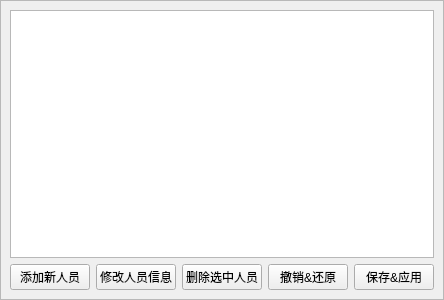
<?xml version="1.0" encoding="UTF-8"?>
<ui version="4.0">
 <class>StaffManagePart</class>
 <widget class="QWidget" name="StaffManagePart">
  <property name="geometry">
   <rect>
    <x>0</x>
    <y>0</y>
    <width>431</width>
    <height>300</height>
   </rect>
  </property>
  <property name="windowTitle">
   <string>Form</string>
  </property>
  <layout class="QVBoxLayout" name="verticalLayout">
   <property name="leftMargin">
    <number>0</number>
   </property>
   <property name="topMargin">
    <number>0</number>
   </property>
   <property name="rightMargin">
    <number>0</number>
   </property>
   <property name="bottomMargin">
    <number>0</number>
   </property>
   <item>
    <widget class="QFrame" name="frame">
     <property name="frameShape">
      <enum>QFrame::StyledPanel</enum>
     </property>
     <property name="frameShadow">
      <enum>QFrame::Raised</enum>
     </property>
     <layout class="QVBoxLayout" name="verticalLayout_2">
      <item>
       <widget class="QTableView" name="tableView">
        <property name="showGrid">
         <bool>true</bool>
        </property>
        <property name="sortingEnabled">
         <bool>true</bool>
        </property>
       </widget>
      </item>
      <item>
       <layout class="QHBoxLayout" name="horizontalLayout">
        <item>
         <widget class="QPushButton" name="addButton">
          <property name="text">
           <string>添加新人员</string>
          </property>
         </widget>
        </item>
        <item>
         <widget class="QPushButton" name="editButton">
          <property name="text">
           <string>修改人员信息</string>
          </property>
         </widget>
        </item>
        <item>
         <widget class="QPushButton" name="deleteButton">
          <property name="text">
           <string>删除选中人员</string>
          </property>
         </widget>
        </item>
        <item>
         <widget class="QPushButton" name="revertButton">
          <property name="text">
           <string>撤销&amp;&amp;还原</string>
          </property>
         </widget>
        </item>
        <item>
         <widget class="QPushButton" name="submitButton">
          <property name="text">
           <string>保存&amp;&amp;应用</string>
          </property>
         </widget>
        </item>
       </layout>
      </item>
     </layout>
    </widget>
   </item>
  </layout>
 </widget>
 <resources/>
 <connections/>
</ui>
